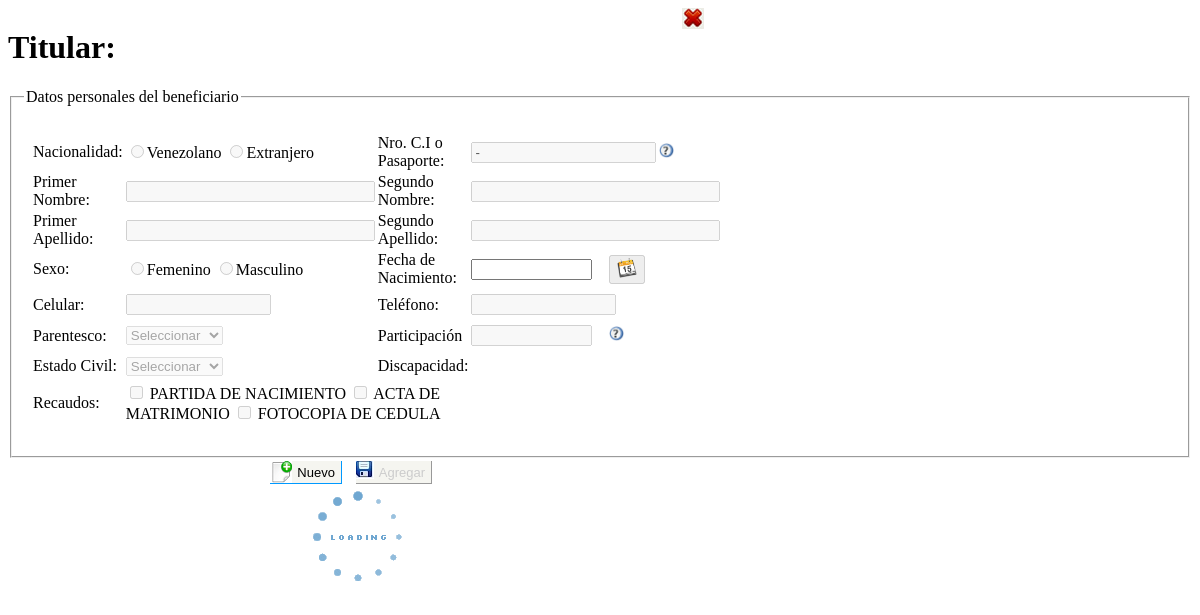
/persona/Php/beneficiario/agregar_beneficiario.php (signed in), run on the app's committed database.
### tables this page shows
CREATE TABLE IF NOT EXISTS `trecaudo` (
  `id_recaudo` int(11) NOT NULL AUTO_INCREMENT,
  `descripcion` varchar(80) NOT NULL,
  `tipo` varchar(50) NOT NULL,
  `estatus` char(1) NOT NULL,
  PRIMARY KEY (`id_recaudo`)
);

### persona/Clases/clase_titular.php (called while the page is built, shortened)
<?php
include_once("clase_mysql.php");
class titular extends conectaBDMy{
	private $idTitular;
    public function titular(){
		$this->idTitular="";
	}
 	public function setidTitular($Valor){
        $this->idTitular = trim($Valor);
    }
     public function buscar_id(){
        $sql="select a.*, b.nombre as profesion from ttitular as a, tprofesion as b  where a.id_titular = '$this->idTitular' and a.id_profesion=b.id_profesion";
		$cursor=parent::ejecuta_sql($sql);
		if ( $fila>0 )
			return $fila;
		else
			return -1;
     }
}
?>

### persona/Clases/clase_mysql.php (called while the page is built, shortened)
<?PHP
class conectaBDMy
{
	private $servidor;
	private $usuario;
	private $password;
	private $conexion;
	function conectaBDMy()
	{
		$this->servidor="localhost";
		$this->usuario="root";
		$this->password="iutep";
		$this->basedatos="bdsas";
	}
	function abrir_BD()
	{
		if ( !($enlace= @mysql_connect( $this->servidor, $this->usuario, $this->password ) ) )
		{
		header("Location: ../html/Error_bd.html");
		}
		$this->conexion=$enlace;
		return true;
	}
	function ejecuta_sql( $query )
	{
		if ( $this->abrir_BD() )
	     return ( mysql_query($query,$this->conexion ) );
	else
	     return null;
	}
  function proxima_tupla($cursor)
  {
	return mysql_fetch_array($cursor);
  }
}
?>

### persona/Clases/clase_recaudo.php (called while the page is built, shortened)
<?php
include_once("clase_mysql.php");
class recaudos extends conectaBDMy{
	private $tipoRecaudo;
    public function recaudos(){
		$this->tipoRecaudo="";
	}
 	public function setTiporecaudo($Valor){
        $this->tipoRecaudo = mb_strtoupper(trim($Valor), "utf-8");
    }
	function lista_recaudo()
	{
		$c=0;
		$sql="SELECT * FROM trecaudo where estatus='1' and tipo='$this->tipoRecaudo' order by id_recaudo";
		 $cursor=parent::ejecuta_sql($sql);
		 if($row= parent::proxima_tupla($cursor))
		 {
			 DO
			 {
				$fila[$c][1]=$row["id_recaudo"];
				$fila[$c][2]=$row["descripcion"];
				$fila[$c][3]=$row["tipo"];
				$c++;
			 }WHILE($row= parent::proxima_tupla($cursor));
		 }
		if ( $fila>0 )
			return $fila;
		else
			return -1;
	}
}
?>

### persona/Php/beneficiario/agregar_beneficiario.php (the view, shortened to what this page needs)
<?php
include_once("../../Clases/clase_titular.php");
	$titular= new titular();
	$titular->setidTitular($_SESSION["id_titular"]);
	$consulta=$titular->buscar_id();
	for($i=0;$i<count($consulta);$i++)
	{
		$cedula			= $consulta[$i][3];
		$celular		= $consulta[$i][11];
		$telefono		= $consulta[$i][12];
	}
?><!DOCTYPE HTML>
<html lang="es">
<head>
<link rel="stylesheet" type="text/css" href="Css/jscal2.css"/>
<link rel="stylesheet" type="text/css" href="Css/border-radius.css"/>
<link rel="stylesheet" type="text/css" href="JavaScript/jquery.alerts.css" />
</head>
<body>
<div id="cuerpo">
<form action="" method="POST" id="form_beneficiario" name="form_beneficiario">
<table width="696" height="25" border="0" cellpadding="0" cellspacing="0">
 <tr>
   <td width="684" height="37" ><h1>Titular: <?php echo $_SESSION["nombre1"].' '.$_SESSION["apellido1"];?></h1></td>
   <td valign="top"><input name="cancelar" type="button" id="cancelar" class='btn_cancelar_act_img' onClick="fn_cerrar_vista_agregar();" title="Salir" /></td>
 </tr>
</table>
<fieldset>
<legend align="left">Datos personales del beneficiario</legend>
<table width="686" border="0" cellpadding="1" cellspacing="1">
    <tr>
      <td>&nbsp;</td>
      <td>&nbsp;</td>
      <td>&nbsp;</td>
      <td>&nbsp;</td>
      <td colspan="4">
      	<input name="id_titular" type="hidden" id="id_titular" value="<?php echo $_POST["id_titular"]; ?>" hidden="hidden"/></td>
    </tr>
    <tr>
      <td width="1">&nbsp;</td>
      <td width="103">Nacionalidad:</td>
      <td width="179">
      	<input type="radio" name="nacionalidad" id="nacionalidad1" value="V" disabled="disabled"><label for="nacionalidad1">Venezolano<label/>
        <input type="radio" name="nacionalidad" id="nacionalidad2" value="E" disabled="disabled"><label for="nacionalidad2">Extranjero<label/>
       </td>
      <td width="145">Nro. C.I o Pasaporte:</td>
      <td colspan="2"><input name="cedula" type="text" disabled id="cedula" value="<?php echo $cedula;?>-" size="20" maxlength="16"/></td>
      <td colspan="2"><div title="Si es menor de edad y no posee identificación, favor deje la cedula del titular y siga el correlativo del numero de hijos registrados en sistema" style="width:30px; cursor:pointer;">
					  <img src="../Imagenes/ayuda.png" width="15" height="15"/></div>
		</td>
      </tr>
    <tr>
      <td height="29">&nbsp;</td>
      <td>Primer Nombre:</td>
      <td><input name="nombre1" type="text" disabled id="nombre1" size="28" /></td>
      <td>Segundo Nombre:</td>
      <td colspan="4"><input name="nombre2" type="text" disabled id="nombre2" size="28"/></td>
      </tr>
    <tr>
      <td height="30">&nbsp;</td>
      <td>Primer Apellido:</td>
      <td><input name="apellido1" type="text" disabled id="apellido1" size="28"/></td>
      <td>Segundo Apellido:</td>
      <td colspan="4">
        <input name="apellido2" type="text" disabled id="apellido2" size="28"/>
      </td>
      </tr>
    <tr>
      <td height="34">&nbsp;</td>
      <td>Sexo:</td>
      <td><input type="radio" name="sexo" id="sexo1" value="F" disabled="disabled"><label for="sexo1">Femenino<label/>
        <input type="radio" name="sexo" id="sexo2" value="M" disabled="disabled"><label for="sexo2">Masculino<label/>
       </td>
      <td>Fecha de Nacimiento:</td>
      <td width="72"> <input name="fecha_nac" id="fecha_nac" type="text" size="12" maxlength="10" readonly/></td>
      <td width="42"><button name="bt" id="bt" class="button" disabled="disabled" ><img src="Imagen_sistema/calend.png" width="20" height="20" title="Calendario para buscar fecha"/></button></td>
      <td width="82">    </td>
      <td width="37">&nbsp;</td>
      </tr>
    <tr>
    <td height="29">&nbsp;</td>
    <td>Celular:</td>
    <td>
        <input name="celular" type="text" disabled id="celular" size="15" maxlength="12" value="<?php echo $celular;?>"/>
      </span></td>
      <td>Teléfono:</td>
      <td colspan="4"><input name="telefono" type="text" disabled id="telefono" size="15" maxlength="12" value="<?php echo $telefono;?>"/></td>
      </tr>
        <tr>
          <td height="27">&nbsp;</td>
          <td>Parentesco:</span></td>
          <td><select name="parentesco" disabled= "disabled" id="parentesco">
            <option value="0" selected>Seleccionar</option>
          </select></td>
          <td>Participación</td>
          <td><input name="participacion" type="text" disabled id="participacion" size="12"/></td>
          <td><div title="Porcentaje de Poliza de Vida Ejemplo: 30%" id="test2" class="test2" style="width:30px; cursor:pointer;" ><img src="../Imagenes/ayuda.png" width="15" height="15"/></div>
			    </td>
          <td colspan="2">&nbsp;</td>
        </tr>
    <tr>
      <td height="28">&nbsp;</td>
      <td>Estado Civil:</td>
      <td><select name="estado_civ" disabled="disabled" id="estado_civ">
        <option value="0">Seleccionar</option>
      </select></td>
        <td>Discapacidad:</td>
      <td colspan="4" rowspan="2" valign="top"><div id="cap_dis" style="width:20px"></div>
      </td>
      </tr>
    <tr>
      <td>&nbsp;</td>
      <td>Recaudos:</td>
      <td colspan="2"><div id="recaudos"><?php 	include_once("../../Clases/clase_recaudo.php");
			$recaudo= new recaudos();
			$recaudo->setTiporecaudo('AFILIACIÓN - BENEFICIARIO');
			$consul=$recaudo->lista_recaudo();
			for($i=0;$i<count($consul);$i++)
			{
				if($consul[$i][3]=='AFILIACIÓN - BENEFICIARIO'){
		?>
         <input type="checkbox" name="recaudos[]" id="<?php echo $i;?>" value="<?php echo $consul[$i][1];?>" disabled="disables">
        <?php echo "<label  for='$i'>".$consul[$i][2]."</label>"; ?>
        <?php
		}else { echo "<div id='open' style='color:#F00'> Alerta: No se han asignado recaudos por Solicitud de Medicinas. Por favor <a href='#'>click</a></div>";}
		}?></div></td>
      </tr>
    <tr>
      <td>&nbsp;</td>
      <td>&nbsp;</td>
      <td colspan="2">
</td>
      </tr>
    </table>
</fieldset>
<table  width="686" border="0">
      <tr>
       <td width="265">&nbsp;</td>
      <td width="76"><input name="nuevo" type="button" id="nuevo" value="  Nuevo" class='btn_act btn_nuevo_act_img' title="Pulse para activar los campos"/></td>
      <td width="76"><input name="agregar" type="submit"  class='btn_guardar_desact btn_guardar_act_img' disabled="disabled" id="agregar" onClick="if(!valida()){return false};" value=" Agregar" /></td>
      <td width="265"></td>
      </tr>
  </table>
   <div id="div_listar_beneficiario"></div>
</form>
 </div>
</body>
</html>

### persona/Php/beneficiario/agregar_beneficiario.php (style rules this page uses)
.btn_act { height: 23px; background-color: #f5f5f0; border-bottom: 1px solid #09F; border-right:1px solid #09F; border-top:0px; border-left:0px; font-size: 13px; color:black; padding-left: 20px; background-repeat: no-repeat; cursor:hand; cursor:pointer; margin-left:5px; margin-right:5px; outline-width:0px; background-image: url(Imagen_sistema/cancelar.jpg); }
.btn_nuevo_act_img { background-image: url(Imagen_sistema/nuevo.jpg); }
.btn_cancelar_act_img { margin: auto; background-repeat: no-repeat; cursor:hand; cursor:pointer; height: 21px; width: 22px; border: 0px; background-image: url(Imagen_sistema/cancelar.jpg); }
.btn_guardar_act_img { background-image: url(Imagen_sistema/guardar.jpg); }
.btn_guardar_desact { height: 23px; background-color: #f5f5f0; border-bottom: 1px solid #999; border-right:1px solid #999; border-top:0px; border-left:0px; font-size: 13px; color:#CCC; padding-left: 20px; background-repeat: no-repeat; cursor:hand; cursor:pointer; margin-left:5px; margin-right:5px; outline-width:0px; }

### data on the page
trecaudo: descripcion "PARTIDA DE NACIMIENTO"
trecaudo: descripcion "ACTA DE MATRIMONIO"
trecaudo: descripcion "FOTOCOPIA DE CEDULA"
